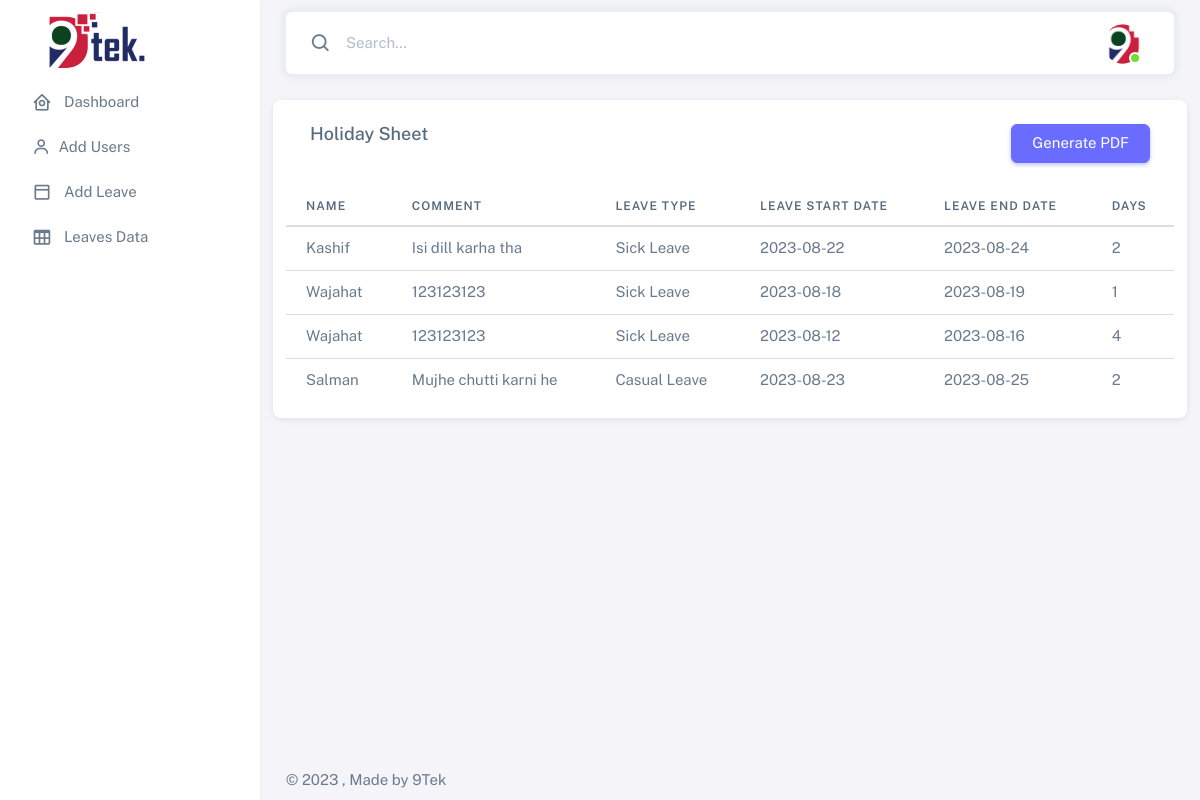
/HR/Leaves.php (signed in), run on the app's committed database.
### tables this page shows
CREATE TABLE `sheets` (
  `id` int(11) NOT NULL,
  `E-Name` varchar(255) NOT NULL,
  `Comment` varchar(255) NOT NULL,
  `Leave type` varchar(255) NOT NULL,
  `start-Date` date NOT NULL,
  `End-date` date NOT NULL
);

### HR/Leaves.php (the view, shortened to what this page needs)
<?php
include '../include/db.php';
if($_SESSION['username'] =='HR'){
?>
<!DOCTYPE html>
<html
  lang="en"
  class="light-style layout-menu-fixed"
  dir="ltr"
  data-theme="theme-default"
  data-assets-path="../assets/"
  data-template="vertical-menu-template-free"
>
  <head>
    <link rel="stylesheet" href="../assets/vendor/fonts/boxicons.css" />
    <link rel="stylesheet" href="../assets/vendor/css/core.css" class="template-customizer-core-css" />
    <link rel="stylesheet" href="../assets/vendor/css/theme-default.css" class="template-customizer-theme-css" />
    <link rel="stylesheet" href="../assets/css/demo.css" />
    <link rel="stylesheet" href="../assets/vendor/libs/perfect-scrollbar/perfect-scrollbar.css" />
    <link rel="stylesheet" href="../assets/vendor/libs/apex-charts/apex-charts.css" />
  </head>
  <body>
    <div class="layout-wrapper layout-content-navbar">
      <div class="layout-container">
        <aside id="layout-menu" class="layout-menu menu-vertical menu bg-menu-theme">
          <div class="app-brand demo">
            <a href="index.php" class="app-brand-link">
             <img src="../assets/img/Logo-png-1.png">
            </a>
          </div>
          <?php
              include 'nav.php';
          ?>
        </aside>
        <div class="layout-page">
          <nav
            class="layout-navbar container-xxl navbar navbar-expand-xl navbar-detached align-items-center bg-navbar-theme"
            id="layout-navbar"
          >
            <div class="navbar-nav-right d-flex align-items-center" id="navbar-collapse">
          <div class="nav-item d-flex align-items-center">
                  <i class="bx bx-search fs-4 lh-0"></i>
                  <input type="text" class="form-control border-0 shadow-none" onkeyup="myFunction()" id="myInput" placeholder="Search..." aria-label="Search...">
                </div>
              <ul class="navbar-nav flex-row align-items-center ms-auto">
                <li class="nav-item navbar-dropdown dropdown-user dropdown">
                  <a class="nav-link dropdown-toggle hide-arrow" href="javascript:void(0);" data-bs-toggle="dropdown">
                    <div class="avatar avatar-online">
                      <img src="../assets/img/avatars/1.png" alt class="w-px-40 h-auto rounded-circle" />
                    </div>
                  </a>
                </li>
              </ul>
            </div>
          </nav>
          <div class="content-wrapper">
            <div class="container-xxl flex-grow-1 container-p-y">
              <div class="row">
                  <div class="card">
                <h5 class="card-header d-flex justify-content-between">Holiday Sheet  <button id="generate-pdf" class="btn btn-primary">Generate PDF</button></h5>
                	<div class="mb-3">
                       <div class="table-responsive text-nowrap">
                  <table class="table" id="data-table">
                    <thead>
                      <tr>
                        <th>Name</th>
                        <th>Comment</th>
                        <th>Leave Type</th>
                        <th>Leave Start Date</th>
                        <th>Leave End Date</th>
                        <th>Days</th>
                      </tr>
                    </thead>
                    <tbody class="table-border-bottom-0">
                        <?php
$query = "SELECT * FROM `sheets`";
$result = mysqli_query($connection,$query);
                    mysqli_data_seek($result, 0);
                    while ($xyz = mysqli_fetch_assoc($result)){
$difference = strtotime($xyz['start-Date']) - strtotime($xyz['End-date']);
$days = abs($difference/(60 * 60)/24);
                           echo '<tr class="dynamic-row"><td>'.$xyz['E-Name'].'</td>
                           <td>'.$xyz['Comment'].'</td>
                           <td>'.$xyz['Leave type'].'</td>
                           <td>'.$xyz['start-Date'].'</td>
                           <td>'.$xyz['End-date'].'</td>
                           <td>'.$days.'</td>
                           </tr>';
                    }
                        ?>
                    </tbody>
                  </table>
                </div>
          </div>
                  </div>
              </div>
            </div>
            <footer class="content-footer footer bg-footer-theme">
              <div class="container-xxl d-flex flex-wrap justify-content-between py-2 flex-md-row flex-column">
                <div class="mb-2 mb-md-0">
                  ©
                  , Made  by
                 9Tek
                </div>
              </div>
            </footer>
          </div>
        </div>
      </div>
    </div>
<link href="https://fonts.cdnfonts.com/css/roboto" rel="stylesheet">
  </body>
</html>
<?php
}
?>

### HR/nav.php
<ul class="menu-inner py-1">
          <li class="menu-item">
            <a href="index.php" class="menu-link">
              <i class="menu-icon tf-icons bx bx-home-circle"></i>
              <div data-i18n="Analytics">Dashboard</div>
            </a>
          </li>
          <li class="menu-item">
            <a href="addUser.php" class="menu-link">
              <i class="bx bx-user me-2"></i>
              <div data-i18n="Account Settings">Add Users</div>
            </a>
          </li>
          <li class="menu-item">
            <a href="sheet.php" class="menu-link">
              <i class="menu-icon tf-icons bx bx-dock-top"></i>
              <div data-i18n="Account Settings">Add Leave</div>
            </a>
          </li>
          <li class="menu-item">
            <a href="Leaves.php" class="menu-link">
             <i class="menu-icon tf-icons bx bx-table"></i>
              <div data-i18n="Account Settings">Leaves Data</div>
            </a>
          </li>
        </ul>

### assets/css/demo.css (style rules this page uses)
.menu .app-brand.demo { height: 64px; margin-top: 12px; }

### data on the page
sheets: value "Kashif", Comment "Isi dill karha tha", Leave type "Sick Leave", value "2023-08-22", value "2023-08-24", value "2"
sheets: value "Wajahat", Comment "123123123", Leave type "Sick Leave", value "2023-08-18", value "2023-08-19", value "1"
sheets: value "Wajahat", Comment "123123123", Leave type "Sick Leave", value "2023-08-12", value "2023-08-16", value "4"
sheets: value "Salman", Comment "Mujhe chutti karni he", Leave type "Casual Leave", value "2023-08-23", value "2023-08-25", value "2"
